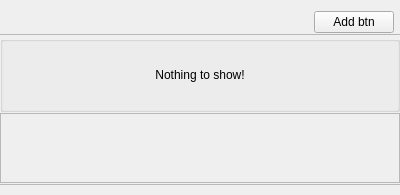
<?xml version="1.0" encoding="UTF-8"?>
<ui version="4.0">
 <class>C_CamMosDatabaseWidget</class>
 <widget class="QWidget" name="C_CamMosDatabaseWidget">
  <property name="geometry">
   <rect>
    <x>0</x>
    <y>0</y>
    <width>400</width>
    <height>195</height>
   </rect>
  </property>
  <property name="windowTitle">
   <string>C_CamMosDatabaseWidget</string>
  </property>
  <layout class="QVBoxLayout" name="verticalLayout" stretch="0,1">
   <property name="spacing">
    <number>0</number>
   </property>
   <property name="leftMargin">
    <number>0</number>
   </property>
   <property name="topMargin">
    <number>0</number>
   </property>
   <property name="rightMargin">
    <number>0</number>
   </property>
   <property name="bottomMargin">
    <number>0</number>
   </property>
   <item>
    <widget class="stw_opensyde_gui_elements::C_CamOgeWiSettingSubSection" name="pc_WiHeader" native="true"/>
   </item>
   <item>
    <widget class="QWidget" name="pc_WiContent" native="true">
     <property name="minimumSize">
      <size>
       <width>0</width>
       <height>185</height>
      </size>
     </property>
     <property name="maximumSize">
      <size>
       <width>16777215</width>
       <height>185</height>
      </size>
     </property>
     <layout class="QVBoxLayout" name="verticalLayout_2">
      <property name="spacing">
       <number>1</number>
      </property>
      <property name="leftMargin">
       <number>0</number>
      </property>
      <property name="topMargin">
       <number>1</number>
      </property>
      <property name="rightMargin">
       <number>0</number>
      </property>
      <property name="bottomMargin">
       <number>10</number>
      </property>
      <item>
       <layout class="QHBoxLayout" name="horizontalLayout">
        <property name="leftMargin">
         <number>6</number>
        </property>
        <property name="rightMargin">
         <number>6</number>
        </property>
        <item>
         <spacer name="horizontalSpacer">
          <property name="orientation">
           <enum>Qt::Horizontal</enum>
          </property>
          <property name="sizeHint" stdset="0">
           <size>
            <width>0</width>
            <height>0</height>
           </size>
          </property>
         </spacer>
        </item>
        <item>
         <widget class="stw_opensyde_gui_elements::C_CamOgePubSettingsAdd" name="pc_BtnAdd">
          <property name="text">
           <string>Add btn</string>
          </property>
         </widget>
        </item>
       </layout>
      </item>
      <item>
       <widget class="stw_opensyde_gui_elements::C_OgeFraSeparator" name="pc_FrameTop">
        <property name="minimumSize">
         <size>
          <width>0</width>
          <height>1</height>
         </size>
        </property>
        <property name="maximumSize">
         <size>
          <width>16777215</width>
          <height>1</height>
         </size>
        </property>
        <property name="frameShape">
         <enum>QFrame::StyledPanel</enum>
        </property>
        <property name="frameShadow">
         <enum>QFrame::Raised</enum>
        </property>
       </widget>
      </item>
      <item>
       <widget class="stw_opensyde_gui_elements::C_OgeGbxTransparent" name="pc_GroupBoxNoElements">
        <property name="title">
         <string/>
        </property>
        <layout class="QHBoxLayout" name="horizontalLayout_4">
         <item>
          <spacer name="horizontalSpacer_4">
           <property name="orientation">
            <enum>Qt::Horizontal</enum>
           </property>
           <property name="sizeHint" stdset="0">
            <size>
             <width>0</width>
             <height>0</height>
            </size>
           </property>
          </spacer>
         </item>
         <item>
          <layout class="QVBoxLayout" name="verticalLayout_9">
           <item>
            <spacer name="verticalSpacer_2">
             <property name="orientation">
              <enum>Qt::Vertical</enum>
             </property>
             <property name="sizeHint" stdset="0">
              <size>
               <width>20</width>
               <height>40</height>
              </size>
             </property>
            </spacer>
           </item>
           <item>
            <widget class="stw_opensyde_gui_elements::C_OgeLabGenericNoPaddingNoMargins" name="pc_LabNoDatabase">
             <property name="text">
              <string>Nothing to show!</string>
             </property>
             <property name="alignment">
              <set>Qt::AlignCenter</set>
             </property>
            </widget>
           </item>
           <item>
            <spacer name="verticalSpacer_3">
             <property name="orientation">
              <enum>Qt::Vertical</enum>
             </property>
             <property name="sizeHint" stdset="0">
              <size>
               <width>20</width>
               <height>40</height>
              </size>
             </property>
            </spacer>
           </item>
          </layout>
         </item>
         <item>
          <spacer name="horizontalSpacer_5">
           <property name="orientation">
            <enum>Qt::Horizontal</enum>
           </property>
           <property name="sizeHint" stdset="0">
            <size>
             <width>0</width>
             <height>0</height>
            </size>
           </property>
          </spacer>
         </item>
        </layout>
       </widget>
      </item>
      <item>
       <layout class="QVBoxLayout" name="verticalLayout_3">
        <item>
         <widget class="stw_opensyde_gui_elements::C_OgeTransparentScrollArea" name="pc_ScrollArea">
          <property name="widgetResizable">
           <bool>true</bool>
          </property>
          <widget class="stw_opensyde_gui_elements::C_OgeWiOnlyBackground" name="pc_ScrollAreaContents">
           <property name="geometry">
            <rect>
             <x>0</x>
             <y>0</y>
             <width>396</width>
             <height>69</height>
            </rect>
           </property>
           <layout class="QVBoxLayout" name="verticalLayout_5">
            <property name="spacing">
             <number>0</number>
            </property>
            <property name="leftMargin">
             <number>0</number>
            </property>
            <property name="topMargin">
             <number>0</number>
            </property>
            <property name="rightMargin">
             <number>0</number>
            </property>
            <property name="bottomMargin">
             <number>0</number>
            </property>
            <item>
             <layout class="QVBoxLayout" name="pc_LayoutContents">
              <item>
               <spacer name="verticalSpacer">
                <property name="orientation">
                 <enum>Qt::Vertical</enum>
                </property>
                <property name="sizeHint" stdset="0">
                 <size>
                  <width>0</width>
                  <height>0</height>
                 </size>
                </property>
               </spacer>
              </item>
             </layout>
            </item>
           </layout>
          </widget>
         </widget>
        </item>
       </layout>
      </item>
      <item>
       <widget class="stw_opensyde_gui_elements::C_OgeFraSeparator" name="pc_FrameBottom">
        <property name="minimumSize">
         <size>
          <width>0</width>
          <height>1</height>
         </size>
        </property>
        <property name="maximumSize">
         <size>
          <width>16777215</width>
          <height>1</height>
         </size>
        </property>
        <property name="frameShape">
         <enum>QFrame::StyledPanel</enum>
        </property>
        <property name="frameShadow">
         <enum>QFrame::Raised</enum>
        </property>
       </widget>
      </item>
     </layout>
    </widget>
   </item>
  </layout>
 </widget>
 <customwidgets>
  <customwidget>
   <class>stw_opensyde_gui_elements::C_CamOgePubSettingsAdd</class>
   <extends>QPushButton</extends>
   <header>C_CamOgePubSettingsAdd.h</header>
  </customwidget>
  <customwidget>
   <class>stw_opensyde_gui_elements::C_OgeWiOnlyBackground</class>
   <extends>QWidget</extends>
   <header>C_OgeWiOnlyBackground.h</header>
   <container>1</container>
  </customwidget>
  <customwidget>
   <class>stw_opensyde_gui_elements::C_OgeFraSeparator</class>
   <extends>QFrame</extends>
   <header>C_OgeFraSeparator.h</header>
   <container>1</container>
  </customwidget>
  <customwidget>
   <class>stw_opensyde_gui_elements::C_CamOgeWiSettingSubSection</class>
   <extends>QWidget</extends>
   <header>C_CamOgeWiSettingSubSection.h</header>
   <container>1</container>
  </customwidget>
  <customwidget>
   <class>stw_opensyde_gui_elements::C_OgeTransparentScrollArea</class>
   <extends>QScrollArea</extends>
   <header>C_OgeTransparentScrollArea.h</header>
   <container>1</container>
  </customwidget>
  <customwidget>
   <class>stw_opensyde_gui_elements::C_OgeLabGenericNoPaddingNoMargins</class>
   <extends>QLabel</extends>
   <header>C_OgeLabGenericNoPaddingNoMargins.h</header>
  </customwidget>
  <customwidget>
   <class>stw_opensyde_gui_elements::C_OgeGbxTransparent</class>
   <extends>QGroupBox</extends>
   <header>C_OgeGbxTransparent.h</header>
   <container>1</container>
  </customwidget>
 </customwidgets>
 <resources/>
 <connections/>
</ui>
